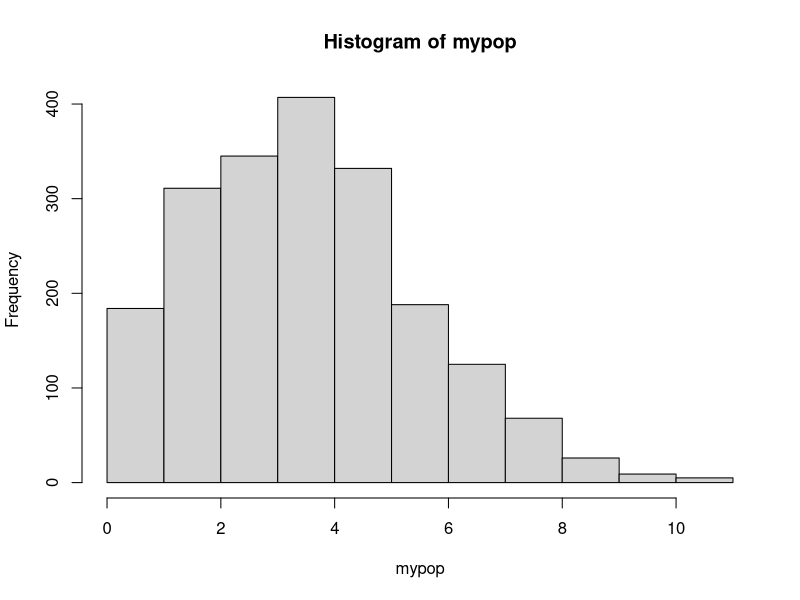
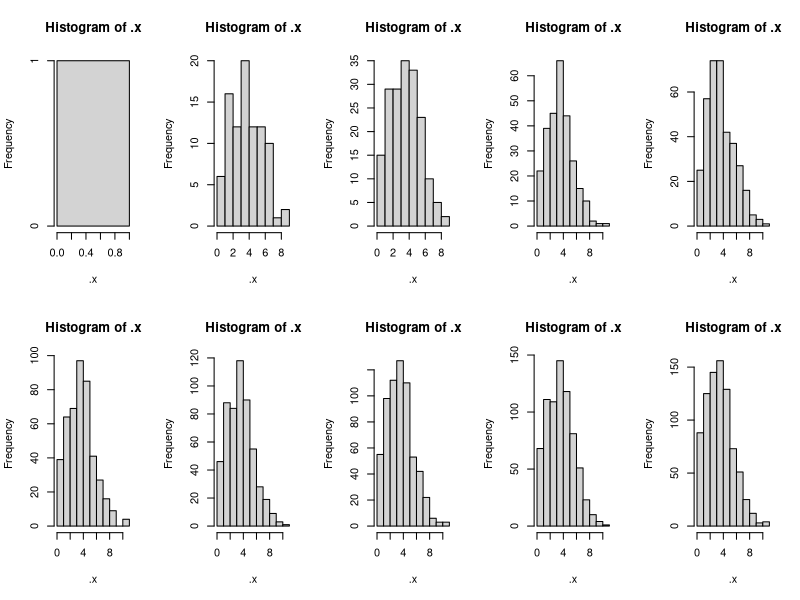

Write R code to recreate these figures, in order.
# simulation - effect on sample size on poisson distribution

library(tidyverse)
mypop <-  rpois(n = 2000, lambda = 4)
hist(mypop)
sample_size <- 1:2000 

sample(mypop, 20)


mydist <- map(sample_size, ~ sample(mypop, .x))
head(mydist)

par(mfrow = c(2,5))
myhist <- map(mydist[seq(1,900, by =90)], ~ hist(.x))
par(mfrow = c(1,1))
